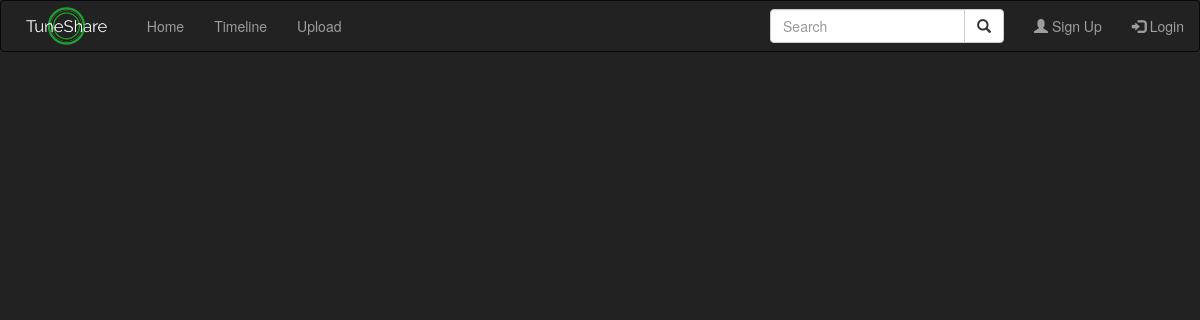
/content.php?12, run on an earlier commit of the app's database.
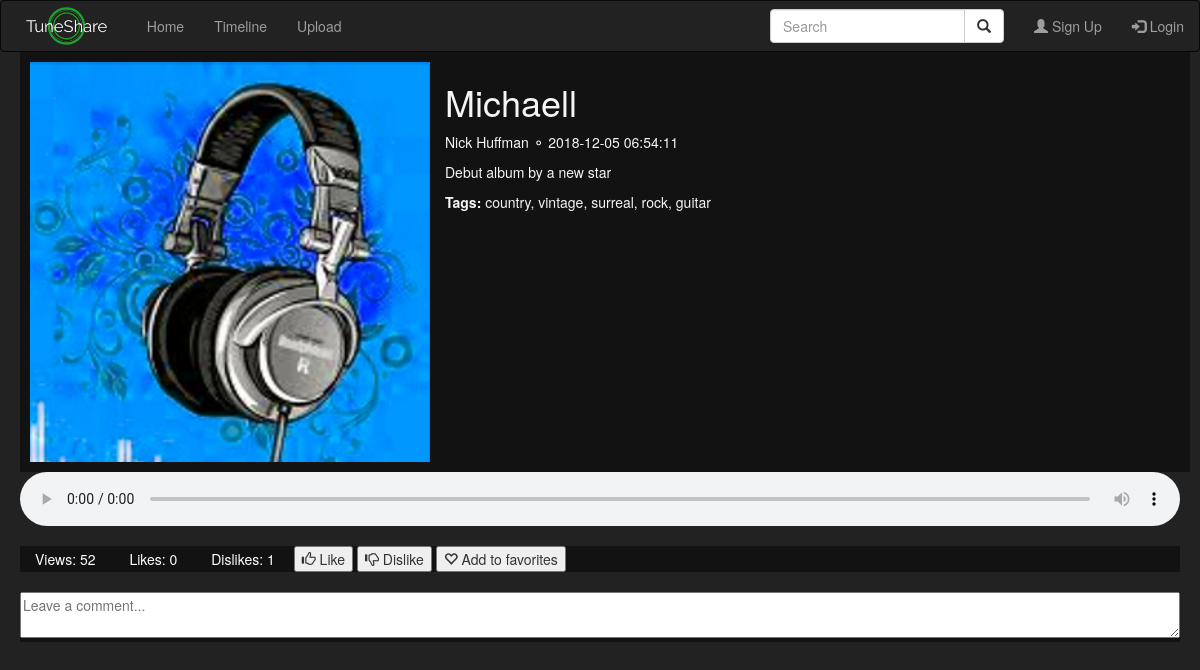
And on a later commit of the database.
### tables this page shows
CREATE TABLE `Songs` (
  `song_id` int(11) NOT NULL,
  `title` varchar(255) NOT NULL,
  `artist` varchar(255) NOT NULL,
  `genre` varchar(100) NOT NULL,
  `description` text NOT NULL,
  `image_url` varchar(1023) DEFAULT NULL,
  `user_id` int(5) DEFAULT NULL,
  `date_added` timestamp NOT NULL DEFAULT CURRENT_TIMESTAMP,
  `views` int(5) DEFAULT '0',
  `likes` int(5) DEFAULT '0',
  `dislikes` int(5) DEFAULT '0',
  `song_url` varchar(1023) NOT NULL,
  `tags` varchar(1023) NOT NULL
);

### content.php (the view, shortened to what this page needs)
<!DOCTYPE html>
<html lang="en">
    <head>
        <link rel="stylesheet" href="https://maxcdn.bootstrapcdn.com/bootstrap/3.3.7/css/bootstrap.min.css">
    <?php
        include 'components/navbar.php';
        include 'services/database.php';
    ?>
    </head>
    <body>
    <?php
    createNavbar('');
    $songid = $_SERVER['QUERY_STRING'];
    ?>
    <?php
    $sql = "SELECT * FROM Songs WHERE song_id = $songid";
    $result = $pdo->query($sql);
    foreach($result as $item) {
    ?>
        <?php
        echo '
        <div id="content" class="card-container">
            <div class="image-container">
                <img class="card-image" src="' . $item['image_url'] . '" alt="' . $item['title'] . '">
            </div>
            <div class="info-container">
                <h1>' . $item['title'] . '</h1>
                <p><a href="#" class="link">' . $item['artist'] . '</a>&nbsp;&#9900;&nbsp;' . $item['date_added'] . '</p>
                <p>' . $item['description'] . '</p>
                <p><b>Tags:</b> ' . $item['tags'] . '</p>
            </div>
        </div>
        <audio controls>
            <source src="' . $item['song_url'] . '" type="audio/mpeg">
            Your browser does not support the audio element.
        </audio>
        <div class="comment-container">
            <span class="field"> Views: ' . $item['views'] . ' </span>
            <span class="field" id="likes"> Likes: ' . $item['likes'] . ' </span>
            <span class="field" id="dislikes"> Dislikes: ' . $item['dislikes'] . ' </span>
            <button id="like" type="button" class="btn-secondary">
                <span class="glyphicon glyphicon-thumbs-up"></span> Like
            </button>
            <button id="dislike" type="button" class="btn-secondary">
                <span class="glyphicon glyphicon-thumbs-down"></span> Dislike
            </button>
            <button id="favorite" type="button" class="btn-secondary">
                <span class="glyphicon glyphicon-heart-empty"></span> Add to favorites
            </button>
        </div>
        <div class="comment-container">';
        echo '
            <div class="comment">
                <textarea class="new-comment" placeholder="Leave a comment..."></textarea>
            </div>
        </div>';
    }
    ?>
    </body>
</html>

### components/navbar.php (shortened to what this page needs)
<?php
function createNavbar($currentPage) {
    echo '
    <nav class="navbar navbar-inverse" style="margin-bottom: 0">
        <div class="container-fluid">
            <div class="navbar-header">
                <a class="navbar-brand" href="/tuneshare/index.php" style="padding: 6px 25px 6px 25px;">
                    <img src="/tuneshare/images/logo.png" alt="SoundShare" style="height: 100%">
                </a>
            </div>
            <ul class="nav navbar-nav">
                <li '; if ($currentPage == 'home') { echo 'class="active"'; }
                    echo '><a href="/tuneshare/index.php">Home</a></li>
                <li '; if ($currentPage == 'timeline') { echo 'class="active"'; }
                    echo '><a href="/tuneshare/timeline.php">Timeline</a></li>
                <li '; if ($currentPage == 'upload') { echo 'class="active"'; }
                    echo '><a href="/tuneshare/upload.php">Upload</a></li>
            </ul>
            <ul class="nav navbar-nav navbar-right">
                <li '; if ($currentPage == 'profile') { echo 'class="active"'; }
                echo '>';
                if (isset($_SESSION['user_id'])) {
                    echo '<li><a href="/tuneshare/profile.php"><span class="glyphicon glyphicon-user"></span> My Account</a></li>
                    <li><a href="/tuneshare/logout.php"><span class="glyphicon glyphicon-log-out"></span> Logout</a></li>' ;
                }
                else {
                    echo '<li><a href="/tuneshare/signup.php"><span class="glyphicon glyphicon-user"></span> Sign Up</a></li>
                    <li><a href="/tuneshare/login.php"><span class="glyphicon glyphicon-log-in"></span> Login</a></li>';
                }
                echo '
            </ul>
            <form class="navbar-form navbar-right" action="/tuneshare/search.php" method="post">
                <div class="input-group">
                    <input type="text" class="form-control" placeholder="Search" name="search">
                    <div class="input-group-btn">
                        <button class="btn btn-default" type="submit">
                        <i class="glyphicon glyphicon-search"></i>
                        </button>
                    </div>
                </div>
            </form>
        </div>
    </nav>
    ';
}
?>

### content.php (style rules this page uses)
body { background-color: #222; }
.card-container { margin: 0 20px 0 20px; width: calc(100% - 40px); width: -webkit-calc(100% - 40px); background-color: #121212; display: flex; }
.card-image { width: 400px; height: 100%; margin: 0; }
.info-container { float: left; height: 400px; padding-left: 10px; }
.image-container { float: left; height: 400px; }
audio { margin: 0 20px 20px 20px; clear: both; display: block; width: calc(100% - 40px); width: -webkit-calc(100% - 40px); }
.comment-container { margin: 0 20px 20px 20px; width: calc(100% - 40px); width: -webkit-calc(100% - 40px); background-color: #121212; }
.comment { color: whitesmoke; }
.new-comment { width: 100%; color: black; }
.field { margin: 0 15px 0 15px; color: white; }

### components/list.php (style rules this page uses)
.card-container { padding: 10px; color: whitesmoke; width: 97.5%; }
.card-image { margin-right: 5px; }
.link { color: whitesmoke; }

What changed in the data, as far as the page shows it:
added songs: image_url (picture), title "Michaell", artist "Nick Huffman", date_added "2018-12-05 06:54:11", description "Debut album by a new star", tags "country, vintage, surreal, rock, guitar", views "52", likes "0", dislikes "1"
